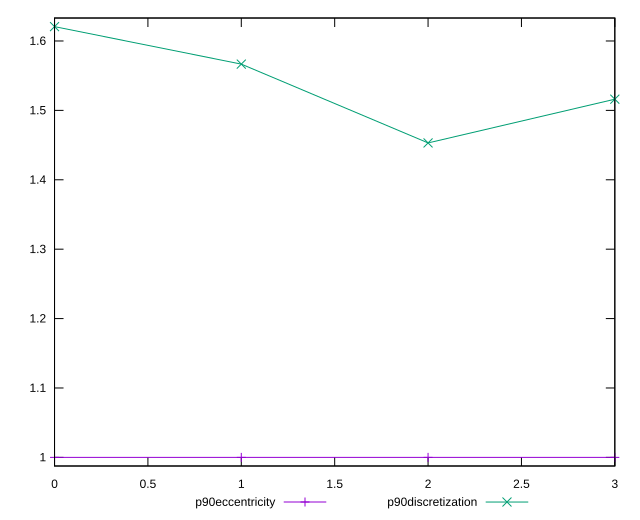

Source code (gnuplot):
reset

$p90Eccentricity <<EOF
0 0.9999999999999991
1 1.0000000000000002
2 1
3 1
EOF

$p90Discretization <<EOF
0 1.6206896551724137
1 1.5666666666666667
2 1.453125
3 1.5161290322580645
EOF

set key outside below
set xrange [0:3]
set yrange [0.9875862068965509:1.633103448275862]
set trange [0.9875862068965509:1.633103448275862]
set terminal svg size 640, 520 enhanced background rgb 'white'
set output "reports/report_00027_2021-02-24T12-40-31.850Z/uses-text-compression/progression/eccentricity.svg"

plot $p90Eccentricity title "p90eccentricity" with linespoints, \
     $p90Discretization title "p90discretization" with linespoints

reset
